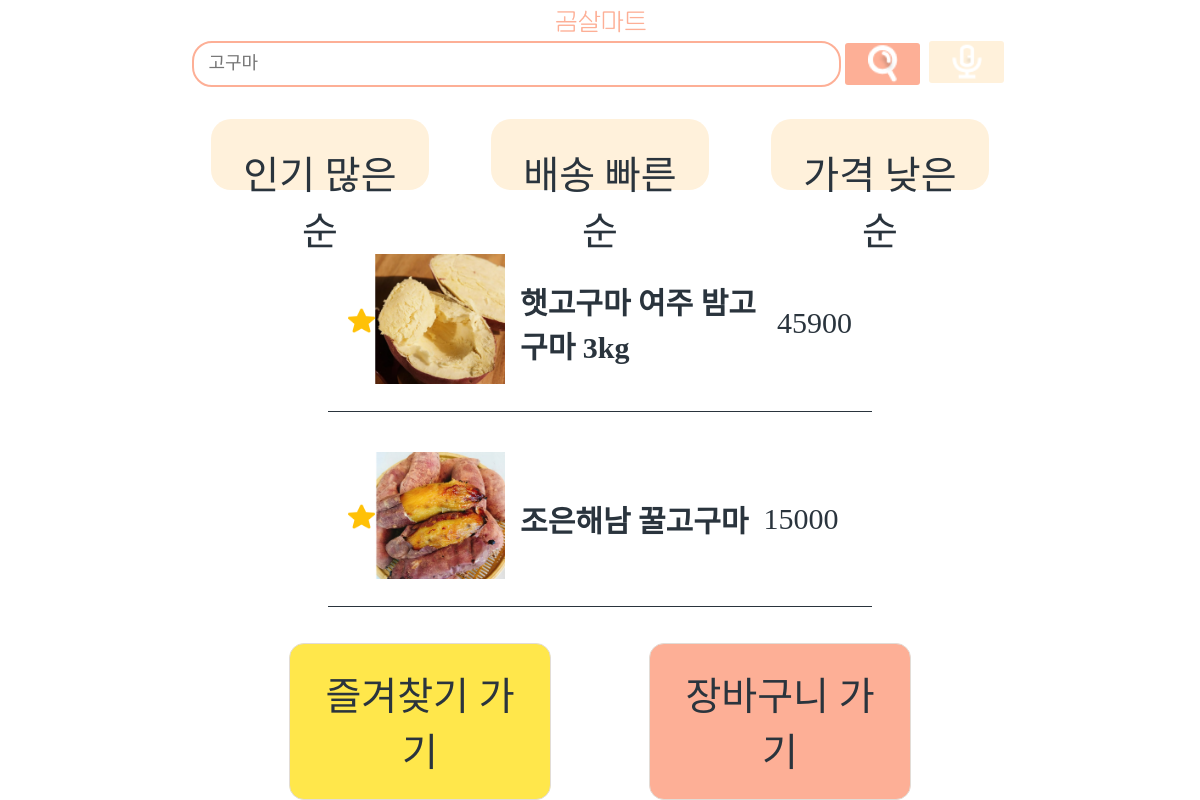
Page /search/search/?q=고구마 on the committed database.
### shop/models.py (models this page shows, shortened)
class Product(models.Model):
    name = models.CharField(max_length=50, db_index=True) # 상품 이름
    slug = models.SlugField(max_length=50, db_index=True, allow_unicode=True) # 슬러그
    image = models.ImageField(upload_to='products/%Y/%m/%d', blank=True, default='default.png') # 상품 이미지
    description = models.TextField(blank=True) # 상품 설명
    meta_description = models.TextField(blank=True)
    delivery_date = models.IntegerField() # 배송일
    price = models.IntegerField() # 상품 가격
    stock = models.PositiveIntegerField() # 상품 재고
    available_display = models.BooleanField('Display', default=True) # 상품 전시
    available_order = models.BooleanField('Order', default=True) # 상품 주문
    created_at = models.DateTimeField(auto_now_add=True)
    updated_at = models.DateTimeField(auto_now=True)
    class Meta:
        ordering = ['-created_at']
        index_together = [['id', 'slug']]
    def get_absolute_url(self):
        return reverse('shop:detail', args=[self.id, self.slug])

### search/views.py (the view)
# urls.py: path('search/', searchResult, name='searchResult'),
def searchResult(request):
    products = None
    query = None
    sort = request.GET.get('sort')  # 정렬 옵션 가져오기
    if 'q' in request.GET:
        query = request.GET.get('q')
        products = Product.objects.all().filter(Q(name__contains=query) | Q(description__contains=query))
        if sort == 'popularity':
            products = products.annotate(num_comments=Count('comment', filter=Q(comment__rating__isnull=False))).order_by('-num_comments')
        elif sort == 'fastest':
            products = products.order_by('delivery_date')
        elif sort == 'cheap':
            products = products.order_by('price')
        if request.user.is_authenticated:
            SearchHistory.objects.create(user=request.user, query=query)
            request.session['search_results'] = list(products.values('id', 'slug'))
    return render(request, 'shop/product_list_page.html', {'query': query, 'products': products})

### shop/templates/shop/product_list_page.html (shortened to what this page needs)
<!DOCTYPE html>
{% load static %}
<html lang="en">
<head>
  <link rel="stylesheet" href="{% static 'css/product_list_page.css' %}">
    <link href="{% static 'css/schStyle.css' %}" rel="stylesheet" type="text/css">
    <link href="{% static 'css/speechToTextStyle.css' %}" rel="stylesheet" type="text/css">
</head>
<body>
{% block content %}
  <a href="{% url 'shop:main' %}"><img src="{% static 'image/logo.png' %}" class="logo" width="300px"></a>
  <div class="search">
    <form method="get" action="{% url 'search:searchResult' %}">
        <input type="text" placeholder="{% if query %}{{ query }}{% else %}검색어를 입력하세요.{% endif %}" aria-label="Search" name="q">
        <div class="btn">
            <button type="submit">
                <img src="{% static 'image/searchSubmit.png' %}">
            </button>
            <button type="button" class="sttBtn">
                <img src="{% static 'image/mic.png' %}" alt="mic">
            </button>
        </div>
    </form>
  </div>
  <div class="btn_container">
    <div class="popularity">
      <form method="get">
        <a href="{% url 'search:searchResult' %}?q={{ query }}&sort=popularity">
          <button type="button">인기 많은순</button>
        </a>
      </form>
    </div>
    <div class="fastest">
      <form method="get">
        <a href="{% url 'search:searchResult' %}?q={{ query }}&sort=fastest">
          <button type="button">배송 빠른순</button>
        </a>
      </form>
    </div>
    <div class="cheap">
      <form method="get">
        <a href="{% url 'search:searchResult' %}?q={{ query }}&sort=cheap">
          <button type="button">가격 낮은순</button>
        </a>
      </form>
    </div>
  </div>
  <div class="product_container">
     {% for product in products %}
    <div class="product_1">
          <form method="post" action="{% url 'favorites:list_favorite' product.id %}">
    {% if user.is_authenticated %}
        <button type="submit" class="star">
            {% if user in product.favorite_products.all %}
                <img src="{% static 'image/star.png' %}" class="star">
            {% else %}
                 <img src="{% static 'image/unstar.png' %}" class="star">
            {% endif %}
        </button>
    {% else %}
        <a href="{% url 'accounts:login' %}"><img src="{% static 'image/star.png' %}" class="star"></a></p>
    {% endif %}
</form>
      <a href="{{product.get_absolute_url}}"><img src="{{product.image.url}}" width="150px"></a>
      <b><a href="{{product.get_absolute_url}}">{{ product.name }}</a></b>
      <a href="{{product.get_absolute_url}}">{{ product.price }}</a>
        </div>
     {% empty %}
        <a>검색 결과가 없습니다.</a>
    {% endfor %}
  </div>
  <div class="to_btncontainer">
    <div class="toBookmark_btn">
      <a href="{% url 'favorites:favorite_products' %}">
        <button>
          즐겨찾기 가기
        </button>
      </a>
    </div>
    <div class="toCart_btn">
      <a href="{% url 'cart:cart' %}">
        <button>
          장바구니 가기
        </button>
      </a>
    </div>
  </div>
</body>
{% endblock %}
</html>

### static/css/product_list_page.css (style rules this page uses)
* { margin: 0; padding: 0; font-family: 'HakgyoansimWoojuR'; color: #2A343D; }
html,body { width: 100%; height: 100%; }
.logo { width: 100px; height: auto; display: block; margin: 0 auto; }
.search { width: 100%; height: 6%; position: relative; }
.search form { width: 100%; height: 100%; display: flex; flex-direction: row; align-items: center; justify-content: center; }
.search form input { width: 75%; height: 100%; padding-left: 15px; border: 2px solid #FDAF96; border-radius: 20px; font-size: 0.6em; }
.search form .btn { width: 20%; height: 100%; display: flex; flex-direction: row; justify-content: space-around; }
.btn button { background-color: #FDAF96; border: none; border-radius: 3px; width: 45%; height: 100%; position: relative; cursor: pointer; }
.btn button:nth-of-type(2) { background-color: #FFF1DB; }
.btn button img { width: 70%; max-width: 30px; object-fit: cover; position: absolute; top: 50%; left: 50%; transform: translate(-50%, -50%); }
.btn_container { width: 100%; height: 15%; display: flex; justify-content: space-around; align-items: center; }
.btn_container button, .to_btncontainer button { background: transparent; border: none; cursor: pointer; font-size: 1.3rem; }
.popularity { height: 20%; width: 20%; border-radius: 20px; padding: 3%; background-color: #FFF1DB; transition: background-color 0.3s ease; position: relative; text-align: center; }
.fastest { height: 20%; width: 20%; border-radius: 20px; padding: 3%; position: relative; background-color: #FFF1DB; transition: background-color 0.3s ease; position: relative; text-align: center; }
.cheap { height: 20%; width: 20%; border-radius: 20px; padding: 3%; position: relative; background-color: #FFF1DB; transition: background-color 0.3s ease; position: relative; text-align: center; }
.product_container { width: 80%; height: 60%; display: flex; position: relative; flex-direction: column; align-items: center; overflow: auto; left: 40px; }
.product_1 b, .product_2 b, .product_3 b, .product_4 b { margin: 3%; }
.product_1, .product_2, .product_3, .product_4 { width: 70%; position: relative; margin: 10px 0; min-height: 90px; border-bottom: 1px solid #2A343D ; display: flex; align-items: center; padding: 20px; overflow: hidden; }
.star { position: relative; width: 27px; height: 25px; }
a img { width: 130px; height: auto; }
a { text-decoration: none; color: #2A343D; }
.to_btncontainer { width: 100%; height: 10%; display: flex; flex-direction: row; align-items: center; justify-content: space-around; text-align: center; margin: 10px 0; }
.toBookmark_btn { position: relative; width: 30%; border-radius: 15px; border: #e2dcd6 solid 1px; padding: 3%; font-size: 0.9em; background-color:#ffe74b; max-width: 400px; }
.toCart_btn { position: relative; width: 30%; border: #e2dcd6 solid 1px; border-radius: 15px; padding: 3%; font-size: 0.9rem; background-color:#FDAF96; max-width: 400px; }
@media (min-width: 1200px) { body { display: flex; flex-direction: column; justify-content: center; align-items: center; } }
@media (min-width: 1200px) { .product_container { width: 60%; left: 0; right: 0; margin: 0 auto; } }
@media (min-width: 1200px) { .to_btncontainer { width: 60%; height: 20%; left: 0; right: 0; margin: 0 auto; } }
@media (min-width: 1200px) { .search { width: 70%; } }
@media (min-width: 1200px) { .btn_container { height: 20%; width: 70%; } }
@media (min-width: 1200px) { .btn_container > div { height: 20px; } }

### static/css/schStyle.css (style rules this page uses)
* { margin: 0; padding: 0; font-family: 'HakgyoansimWoojuR'; font-size: 30px; color: #2A343D; }
html, body { width: 100%; height: 100%; }
a { text-decoration: none; color: #2A343D; }

### static/css/speechToTextStyle.css (style rules this page uses)
* { margin: 0; padding: 0; font-family: 'HakgyoansimWoojuR'; font-size: 30px; color: #2A343D; }
html, body { width: 100%; height: 100%; }
a { text-decoration: none; color: #2A343D; }
.sttBtn { width: 100%; height: 15%; position: absolute; bottom: 5%; display: flex; flex-direction: row; justify-content: space-evenly; }

### rows in the picture
Product: image (picture), name "햇고구마 여주 밤고구마 3kg", price "45900"
Product: image (picture), name "조은해남 꿀고구마", price "15000"
